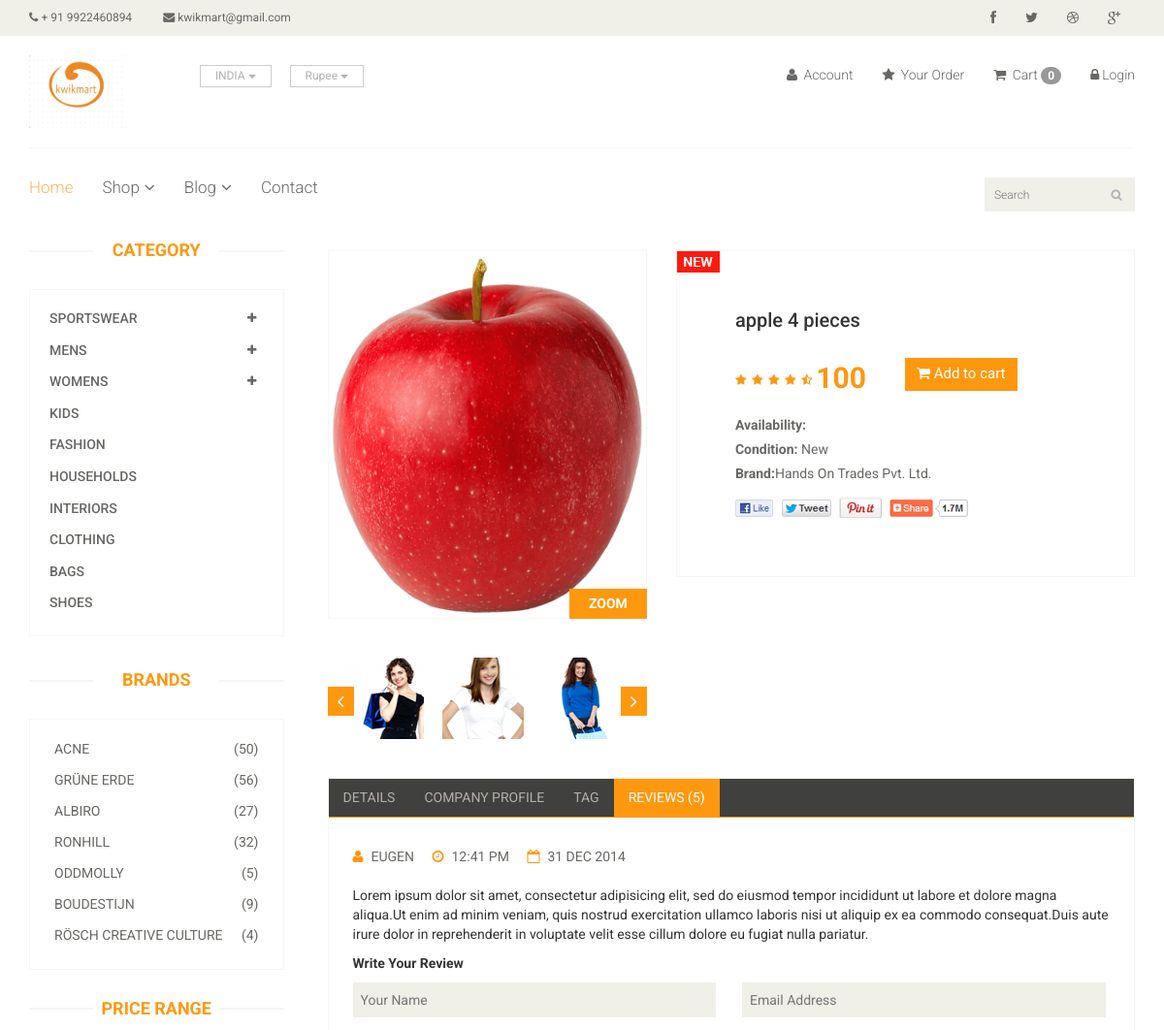
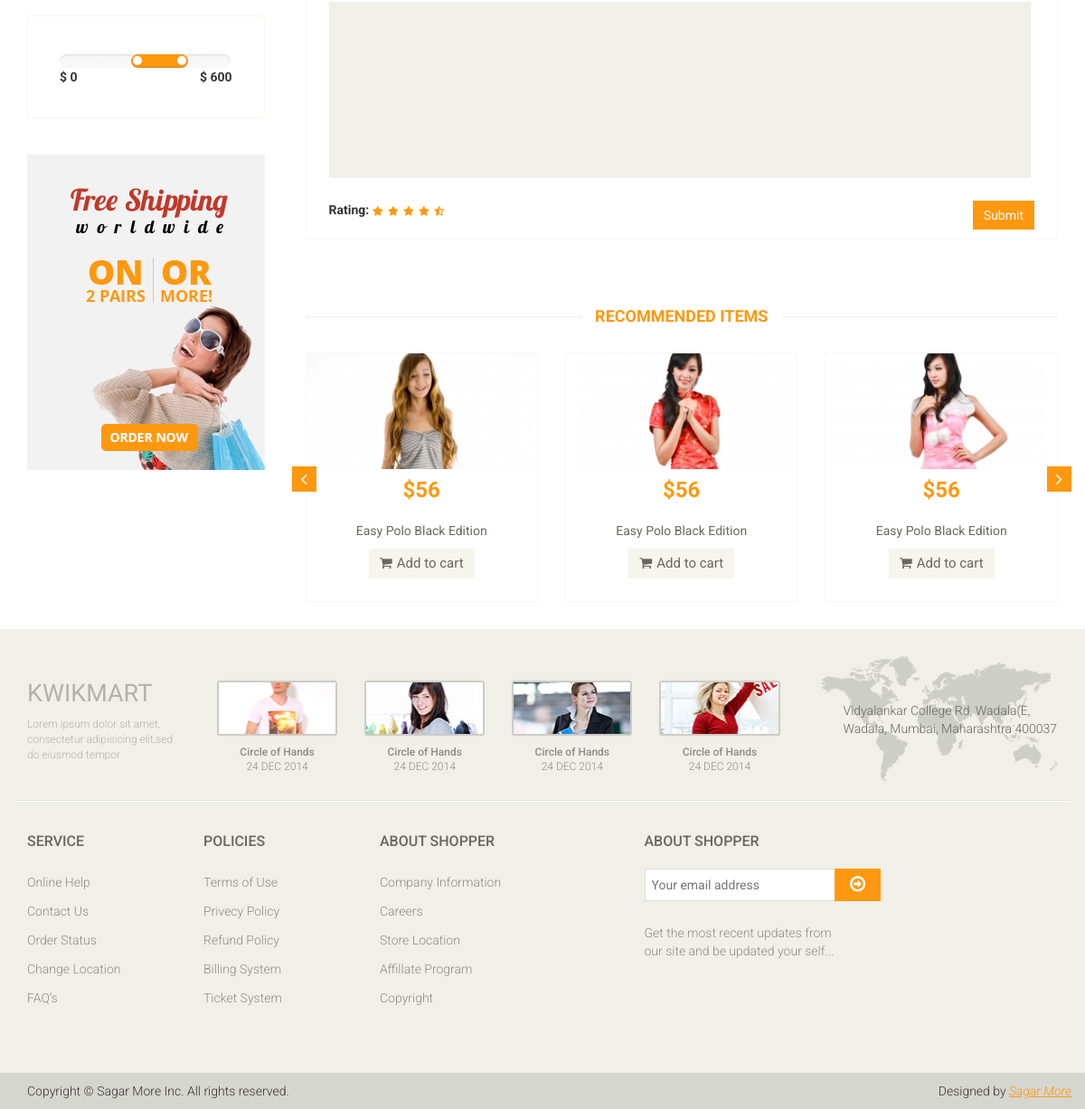
Page /product/1 on the committed database (2 pictures, top to bottom).
### app/models.py (models this page shows, shortened)
class Product(models.Model):
    category = models.ForeignKey(Category,on_delete=models.CASCADE,null=True)
    sub_category = models.ForeignKey(Sub_Category, on_delete=models.CASCADE, null=True)
    brand = models.ForeignKey(Brand,on_delete=models.CASCADE,null=True)
    image = models.ImageField(upload_to='ecomerce/pimg')
    name = models.CharField(max_length=100)
    price = models.IntegerField()
    date = models.DateField(auto_now_add= True)
    stock= models.IntegerField()
    threshold_value = models.IntegerField()

class Brand (models.Model):
    name = models.CharField(max_length=200)
    def __str__(self):
        return self.name

### grocery_store/views.py (the view)
# urls.py: path('product/<str:id>',views.Product_Detail,name='product_detail'),
def Product_Detail(request,id):
    product = Product.objects.filter(id=id).first()
    context = {
        'product':product
    }
    return render(request,'product_detail.html',context)

### templates/product_detail.html (shortened to what this page needs)
{% extends 'master.html' %}
{% block body %}
	<section>
		<div class="container">
			<div class="row">
				<div class="col-sm-3">
					<div class="left-sidebar">
						<h2>Category</h2>
						<div class="panel-group category-products" id="accordian">
							<div class="panel panel-default">
								<div class="panel-heading">
									<h4 class="panel-title">
										<a data-toggle="collapse" data-parent="#accordian" href="#sportswear">
											<span class="badge pull-right"><i class="fa fa-plus"></i></span>
											Sportswear
										</a>
									</h4>
								</div>
							</div>
							<div class="panel panel-default">
								<div class="panel-heading">
									<h4 class="panel-title">
										<a data-toggle="collapse" data-parent="#accordian" href="#mens">
											<span class="badge pull-right"><i class="fa fa-plus"></i></span>
											Mens
										</a>
									</h4>
								</div>
							</div>
							<div class="panel panel-default">
								<div class="panel-heading">
									<h4 class="panel-title">
										<a data-toggle="collapse" data-parent="#accordian" href="#womens">
											<span class="badge pull-right"><i class="fa fa-plus"></i></span>
											Womens
										</a>
									</h4>
								</div>
							</div>
							<div class="panel panel-default">
								<div class="panel-heading">
									<h4 class="panel-title"><a href="#">Kids</a></h4>
								</div>
							</div>
							<div class="panel panel-default">
								<div class="panel-heading">
									<h4 class="panel-title"><a href="#">Fashion</a></h4>
								</div>
							</div>
							<div class="panel panel-default">
								<div class="panel-heading">
									<h4 class="panel-title"><a href="#">Households</a></h4>
								</div>
							</div>
							<div class="panel panel-default">
								<div class="panel-heading">
									<h4 class="panel-title"><a href="#">Interiors</a></h4>
								</div>
							</div>
							<div class="panel panel-default">
								<div class="panel-heading">
									<h4 class="panel-title"><a href="#">Clothing</a></h4>
								</div>
							</div>
							<div class="panel panel-default">
								<div class="panel-heading">
									<h4 class="panel-title"><a href="#">Bags</a></h4>
								</div>
							</div>
							<div class="panel panel-default">
								<div class="panel-heading">
									<h4 class="panel-title"><a href="#">Shoes</a></h4>
								</div>
							</div>
						</div>
						<div class="brands_products">
							<h2>Brands</h2>
							<div class="brands-name">
								<ul class="nav nav-pills nav-stacked">
									<li><a href=""> <span class="pull-right">(50)</span>Acne</a></li>
									<li><a href=""> <span class="pull-right">(56)</span>Grüne Erde</a></li>
									<li><a href=""> <span class="pull-right">(27)</span>Albiro</a></li>
									<li><a href=""> <span class="pull-right">(32)</span>Ronhill</a></li>
									<li><a href=""> <span class="pull-right">(5)</span>Oddmolly</a></li>
									<li><a href=""> <span class="pull-right">(9)</span>Boudestijn</a></li>
									<li><a href=""> <span class="pull-right">(4)</span>Rösch creative culture</a></li>
								</ul>
							</div>
						</div>
						<div class="price-range">
							<h2>Price Range</h2>
							<div class="well">
								 <input type="text" class="span2" value="" data-slider-min="0" data-slider-max="600" data-slider-step="5" data-slider-value="[250,450]" id="sl2" ><br />
								 <b>$ 0</b> <b class="pull-right">$ 600</b>
							</div>
						</div>
						<div class="shipping text-center">
							<img src="images/home/shipping.jpg" alt="" />
						</div>
					</div>
				</div>
				<div class="col-sm-9 padding-right">
					<div class="product-details">
						<div class="col-sm-5">
							<div class="view-product">
								<img src="/{{product.image}}" alt="" />
								<h3>ZOOM</h3>
							</div>
							<div id="similar-product" class="carousel slide" data-ride="carousel">
								    <div class="carousel-inner">
										<div class="item active">
										  <a href=""><img src="images/product-details/similar1.jpg" alt=""></a>
										  <a href=""><img src="images/product-details/similar2.jpg" alt=""></a>
										  <a href=""><img src="images/product-details/similar3.jpg" alt=""></a>
										</div>
									</div>
								  <a class="left item-control" href="#similar-product" data-slide="prev">
									<i class="fa fa-angle-left"></i>
								  </a>
								  <a class="right item-control" href="#similar-product" data-slide="next">
									<i class="fa fa-angle-right"></i>
								  </a>
							</div>
						</div>
						<div class="col-sm-7">
							<div class="product-information">
								<img src="images/product-details/new.jpg" class="newarrival" alt="" />
								<h2>{{product.name}}</h2>
								<img src="images/product-details/rating.png" alt="" />
								<span>
									<span>{{product.price}}</span>
									<a href="{% url 'cart_add' product.id %}" type="button" class="btn btn-fefault cart">
										<i class="fa fa-shopping-cart"></i>
										Add to cart
									</a>
								</span>
								<p><b>Availability:</b> {{product.Availability}}</p>
								<p><b>Condition:</b> New</p>
								<p><b>Brand:</b>{{product.brand}}</p>
								<a href=""><img src="images/product-details/share.png" class="share img-responsive"  alt="" /></a>
							</div>
						</div>
					</div>
					<div class="category-tab shop-details-tab">
						<div class="col-sm-12">
							<ul class="nav nav-tabs">
								<li><a href="#details" data-toggle="tab">Details</a></li>
								<li><a href="#companyprofile" data-toggle="tab">Company Profile</a></li>
								<li><a href="#tag" data-toggle="tab">Tag</a></li>
								<li class="active"><a href="#reviews" data-toggle="tab">Reviews (5)</a></li>
							</ul>
						</div>
						<div class="tab-content">
							<div class="tab-pane fade active in" id="reviews" >
								<div class="col-sm-12">
									<ul>
										<li><a href=""><i class="fa fa-user"></i>EUGEN</a></li>
										<li><a href=""><i class="fa fa-clock-o"></i>12:41 PM</a></li>
										<li><a href=""><i class="fa fa-calendar-o"></i>31 DEC 2014</a></li>
									</ul>
									<p>Lorem ipsum dolor sit amet, consectetur adipisicing elit, sed do eiusmod tempor incididunt ut labore et dolore magna aliqua.Ut enim ad minim veniam, quis nostrud exercitation ullamco laboris nisi ut aliquip ex ea commodo consequat.Duis aute irure dolor in reprehenderit in voluptate velit esse cillum dolore eu fugiat nulla pariatur.</p>
									<p><b>Write Your Review</b></p>
									<form action="#">
										<span>
											<input type="text" placeholder="Your Name"/>
											<input type="email" placeholder="Email Address"/>
										</span>
										<textarea name="" ></textarea>
										<b>Rating: </b> <img src="images/product-details/rating.png" alt="" />
										<button type="button" class="btn btn-default pull-right">
											Submit
										</button>
									</form>
								</div>
							</div>
						</div>
					</div>
					<div class="recommended_items">
						<h2 class="title text-center">recommended items</h2>
						<div id="recommended-item-carousel" class="carousel slide" data-ride="carousel">
							<div class="carousel-inner">
								<div class="item active">
									<div class="col-sm-4">
										<div class="product-image-wrapper">
											<div class="single-products">
												<div class="productinfo text-center">
													<img src="images/home/recommend1.jpg" alt="" />
													<h2>$56</h2>
													<p>Easy Polo Black Edition</p>
													<button type="button" class="btn btn-default add-to-cart"><i class="fa fa-shopping-cart"></i>Add to cart</button>
												</div>
											</div>
										</div>
									</div>
									<div class="col-sm-4">
										<div class="product-image-wrapper">
											<div class="single-products">
												<div class="productinfo text-center">
													<img src="images/home/recommend2.jpg" alt="" />
													<h2>$56</h2>
													<p>Easy Polo Black Edition</p>
													<button type="button" class="btn btn-default add-to-cart"><i class="fa fa-shopping-cart"></i>Add to cart</button>
												</div>
											</div>
										</div>
									</div>
									<div class="col-sm-4">
										<div class="product-image-wrapper">
											<div class="single-products">
												<div class="productinfo text-center">
													<img src="images/home/recommend3.jpg" alt="" />
													<h2>$56</h2>
													<p>Easy Polo Black Edition</p>
													<button type="button" class="btn btn-default add-to-cart"><i class="fa fa-shopping-cart"></i>Add to cart</button>
												</div>
											</div>
										</div>
									</div>
								</div>
							</div>
							 <a class="left recommended-item-control" href="#recommended-item-carousel" data-slide="prev">
								<i class="fa fa-angle-left"></i>
							  </a>
							  <a class="right recommended-item-control" href="#recommended-item-carousel" data-slide="next">
								<i class="fa fa-angle-right"></i>
							  </a>
						</div>
					</div>
				</div>
			</div>
		</div>
	</section>
{% endblock %}

### rows in the picture
Product: image (picture), name "apple 4 pieces", price "100", brand "Hands On Trades Pvt. Ltd."

### other values in the picture
{{ request.session.cart|length }} "0"
